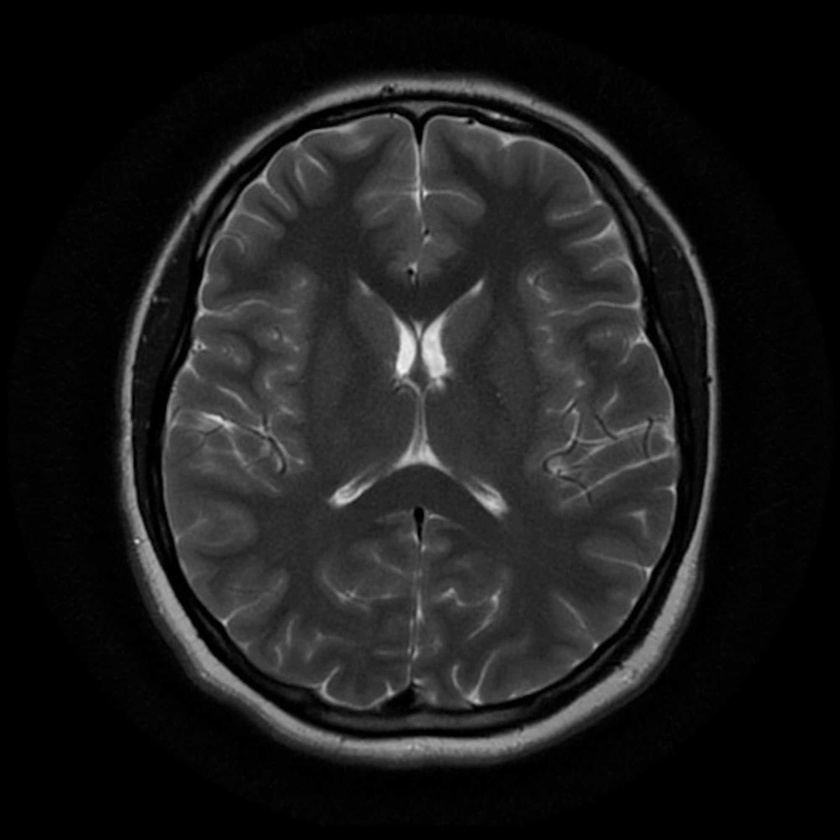
#> input picture mri.jpg, 840 x 840 px, shrunk from 2000 x 2000 before the run
$ python main.py
#> lines starting #> are read from the running program, lines starting #| are printed output that depends on the picture
import cv2
from sklearn.cluster import KMeans
import matplotlib.pyplot as plt

#Image path then use opencv2 library to read image
image_path = "mri.jpg"

image = cv2.imread(image_path)
#> image is the input picture: shape (840, 840, 3); min 0, max 245, mean 28.4


#Brain MRI using 3-5 colors clusters for simple MRI, 6-10 for contrast MRI
num_colors = 4

#Convert the image from BGR to RGB and reshape as a list of pixels
image = cv2.cvtColor(image, cv2.COLOR_BGR2RGB)
pixels = image.reshape((-1, 3))

#KMeans clustering to get dominant colors
kmeans = KMeans(n_clusters=num_colors)
kmeans.fit(pixels)

#Get the dominant colors
dominant_colors = kmeans.cluster_centers_.astype(int)

print("Dominant Colors:", dominant_colors)

# KMeans clustering to get labels for each pixel
kmeans = KMeans(n_clusters=num_colors)
labels = kmeans.fit_predict(pixels)

# Reshape the labels to match the image shape
segmented_image = labels.reshape(image.shape[:2])
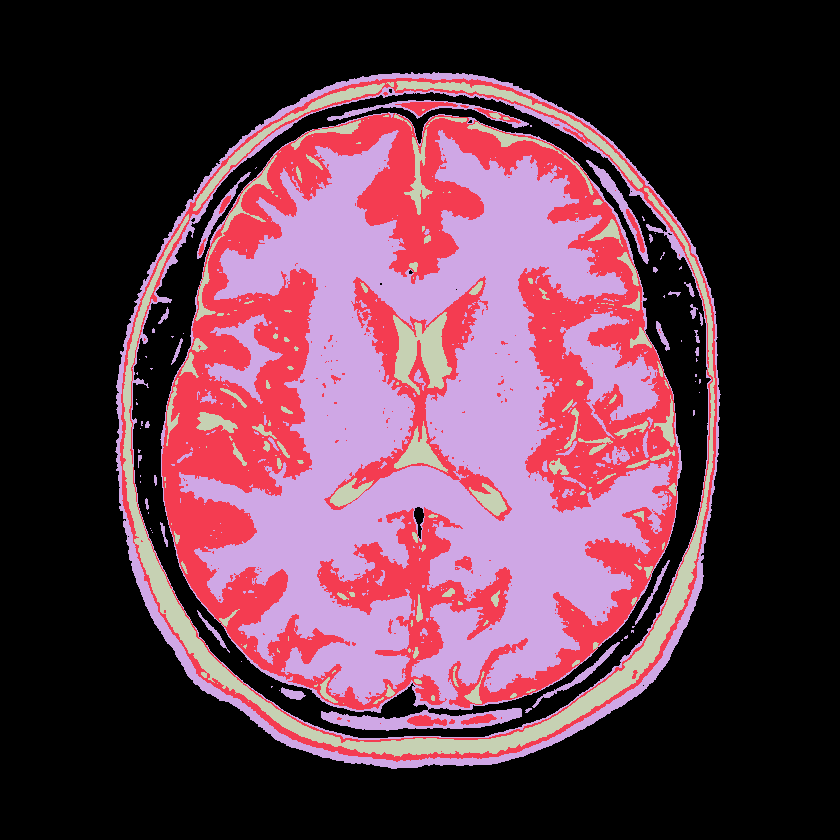
#> segmented_image: shape (840, 840) int32; 4 distinct labels, from 0 to 3; one colour per label, 0 black

#Display the original and segmented images
plt.figure(figsize=(10, 5))

plt.subplot(1, 2, 1)
plt.imshow(cv2.imread(image_path))
plt.title("Original Image")

plt.subplot(1, 2, 2)
plt.imshow(segmented_image, cmap='viridis')
plt.title("Segmented Image")

plt.show()
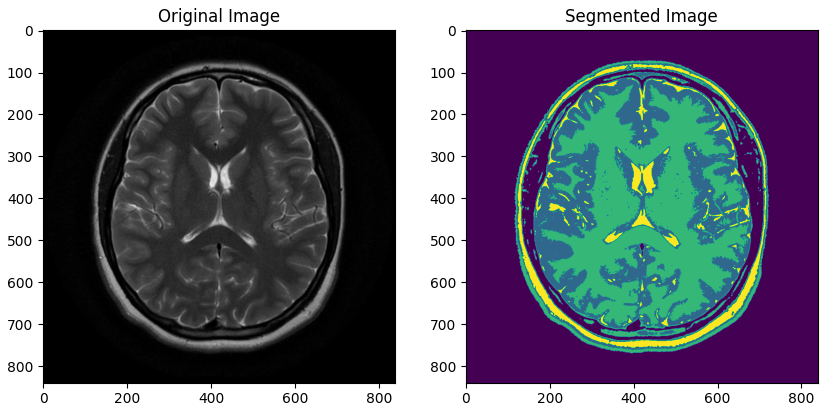
#> figure drawn by matplotlib, 2 panels
